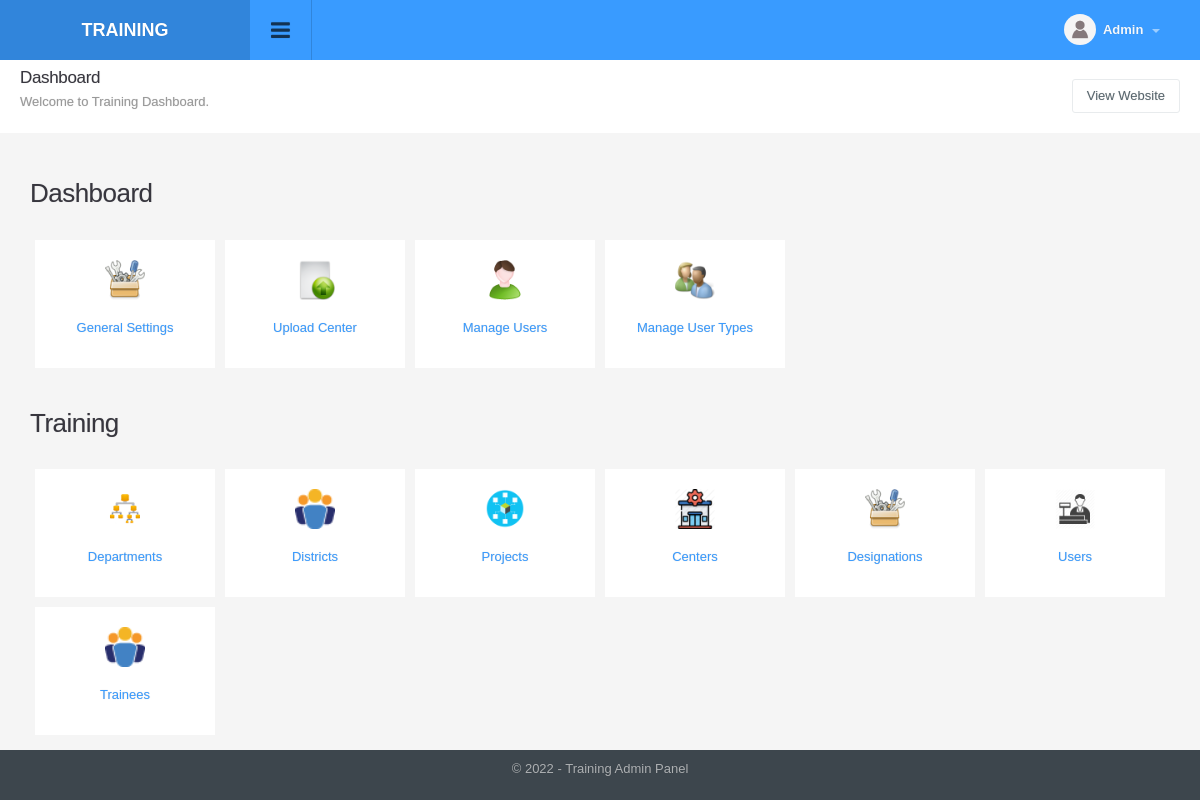
The app's page /index.php (signed in) with its own data.
### tables this page shows
CREATE TABLE `config_variable` (
  `id` int(11) NOT NULL,
  `config_type_id` int(11) NOT NULL,
  `title` varchar(512) NOT NULL,
  `notes` varchar(512) NOT NULL,
  `type` varchar(200) NOT NULL,
  `default_values` text NOT NULL,
  `key` varchar(200) NOT NULL,
  `value` text NOT NULL,
  `sortorder` int(11) NOT NULL
);

CREATE TABLE `menu_2_admin_type` (
  `menu_id` int(11) NOT NULL,
  `admin_type_id` int(11) NOT NULL
);

CREATE TABLE `menu` (
  `id` int(11) NOT NULL,
  `title` varchar(100) NOT NULL,
  `url` varchar(100) NOT NULL,
  `parent_id` int(11) NOT NULL,
  `depth` int(1) NOT NULL,
  `sortorder` int(11) DEFAULT NULL,
  `icon` varchar(200) DEFAULT NULL,
  `small_icon` varchar(200) DEFAULT NULL
);

### include/utility.php (called while the page is built, shortened)
<?php
function get_config($var){
	global $dblink;
	$sql="select value from config_variable where `key`='".slash($var)."'";
	$resConfig=doquery($sql,$dblink);
	if(numrows($resConfig)>0){
		while($rowConfig=dofetch($resConfig))
			return unslash($rowConfig["value"]);
	}
}
$site_title=get_config("site_title");
$site_url=get_config("site_url");
$file_upload_root="./uploads/";
function slash($str){
	if(!is_array($str))
		return utf8_encode(addslashes($str));
	else{
		for($i=0; $i<count($str); $i++)
			$str[$i]=slash($str[$i]);
		return $str;
	}
}
function unslash($str){
	return stripslashes(utf8_decode($str));
	}

### include/db.php (called while the page is built, shortened)
<?php
function doquery($qr,$lnk){
	@$res=mysqli_query($lnk,$qr) or die($qr." - ".mysqli_error($lnk));
	return $res;
}
function dofetch($rs){
	@$rec=mysqli_fetch_array($rs);
	return $rec;
}
function numrows($rs){
	return mysqli_num_rows($rs);
}

### index.php (the view, shortened to what this page needs)
<?php
include("include/db.php");
include("include/utility.php");
?>
<?php include("include/header.php");?>
   <div class="page-header">
        <h1 class="title">Dashboard</h1>
        <ol class="breadcrumb">
            <li class="active">Welcome to <?php echo $site_title?> Dashboard.</li>
        </ol>
        <div class="right">
            <div class="btn-group" role="group" aria-label="...">
                <a href="<?php echo $site_url?>" class="btn btn-light" target="_blank" title="View Website">View Website</a>
            </div>
        </div>
    </div>
    <div class="container-widget row">
        <div class="col-md-12">
            <?php
            $res=doquery("select * from menu a inner join menu_2_admin_type b on a.id = b.menu_id where parent_id=0 and admin_type_id='".$_SESSION["logged_in_admin"]["admin_type_id"]."' order by sortorder",$dblink);
            if(numrows($res)>0){
                while($rec=dofetch($res)){
                    ?>
                    <h2 class="title"><?php echo $rec["title"]?></h2>
                    <?php
                    $res1=doquery("select * from menu a inner join menu_2_admin_type b on a.id = b.menu_id where parent_id='".$rec["id"]."' and admin_type_id='".$_SESSION["logged_in_admin"]["admin_type_id"]."' order by sortorder",$dblink);
                    if(numrows($res1)>0){
                        ?>
                        <ul class="menu-boxes clearfix">
                            <?php
                            while($rec1=dofetch($res1)){
                                ?>
                                <li class="col-xs-6 col-md-2 col-sm-3">
                                    <a href="<?php echo $rec1["url"]?>">
                                        <span class="project-icon"><img width="40px" height="40px" title="<?php echo $rec1['title'];?>" alt="Menu Icon" src="<?php echo $file_upload_root?>menu/<?php echo $rec1["icon"]?>"></span>
                                        <span><?php echo $rec1["title"];?></span>
                                    </a>
                                </li>
                                <?php
                            }
                            ?>
                        </ul>
                        <?php
                    }
                }
            }
            ?>
        </div>
    </div>
</div>
<?php include("include/footer.php");?>

### include/header.php (shortened to what this page needs)
<!DOCTYPE html PUBLIC "-//W3C//DTD XHTML 1.0 Transitional//EN" "http://www.w3.org/TR/xhtml1/DTD/xhtml1-transitional.dtd">
<html xmlns="http://www.w3.org/1999/xhtml">
<head>
<link type="text/css" rel="stylesheet" href="css/font-awesome.min.css" />
<link type="text/css" rel="stylesheet" href="css/font-awesome.css" />
<link type="text/css" rel="stylesheet"  href="css/bootstrap.css" />
<link rel="stylesheet" href="css/bootstrap-datetimepicker.min.css" />
<link type="text/css" rel="stylesheet"  href="css/awesome-bootstrap-checkbox.css" />
<link href="css/general.css" type="text/css" rel="stylesheet" />
<link type="text/css" rel="stylesheet"  href="css/style.css" />
<link rel="stylesheet" href="//code.jquery.com/ui/1.12.1/themes/base/jquery-ui.css">
</head>
<body>
	<div id="wrapper" class="round_corners">
    	<div id="top" class="clearfix">
            <div class="applogo">
			<a href="index.php" class="logo"><?php $admin_logo=get_config("admin_logo"); if(empty($admin_logo)) echo $site_title; else { ?><img src="<?php echo $file_upload_root;?>config/<?php echo $admin_logo?>" width="50" style="margin-right:5px" /><?php echo $site_title; }?></a>
            </div>
            <a class="sidebar-open-button" href="#"><i class="fa fa-bars"></i></a>
            <ul class="top-right">
            	<li class="dropdown link">
                	<a class="dropdown-toggle profilebox" data-toggle="dropdown" href="#">
                    	<img alt="img" src="images/profileimg-default.png">
                        <b><?php echo ucfirst((isset($_SESSION["logged_in_admin"]) && $_SESSION["logged_in_admin"]!="")?$_SESSION["logged_in_admin"]["name"]:"Guest");?></b>
                        <span class="caret"></span>
                    </a>
                </li>
           </ul>
        </div>
		<div class="content" style="margin-left:0">

### include/footer.php (shortened to what this page needs)
<div id="footer" class="bottom_round_corners">
	<div id="footer_content">
    	<address>&copy; <?php echo date("Y");?> - <?php echo $site_title; ?> Admin Panel</address>
    </div>
</div>
<link href="js/fancybox/jquery.fancybox.min.css" rel="stylesheet" type="text/css" />
<link href="js/chosen/chosen.css" rel="stylesheet" type="text/css" />
<link rel="stylesheet" type="text/css" href="css/angularjs-datetime-picker.css" />
</body>
</html>

### records on screen
config_variable: value "TRAINING", value "Training"
menu_2_admin_type: menu.title "Dashboard"
menu_2_admin_type: menu.icon (picture), menu.title "General Settings"
menu_2_admin_type: menu.icon (picture), menu.title "Upload Center"
menu_2_admin_type: menu.icon (picture), menu.title "Manage Users"
menu_2_admin_type: menu.icon (picture), menu.title "Manage User Types"
menu_2_admin_type: menu.title "Training"
menu_2_admin_type: menu.icon (picture), menu.title "Departments"
menu_2_admin_type: menu.icon (picture), menu.title "Districts"
menu_2_admin_type: menu.icon (picture), menu.title "Projects"
menu_2_admin_type: menu.icon (picture), menu.title "Centers"
menu_2_admin_type: menu.icon (picture), menu.title "Designations"
menu_2_admin_type: menu.icon (picture), menu.title "Users"
menu_2_admin_type: menu.icon (picture), menu.title "Trainees"
